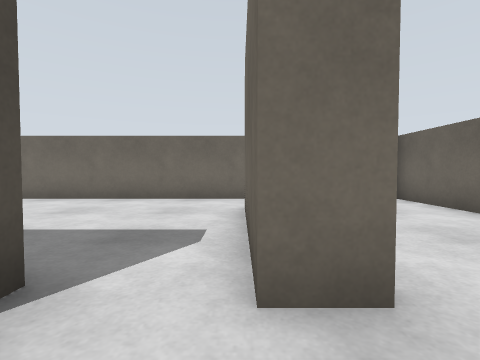
view 1 (above)

18 first-person views from a walk through a Gazebo world. The camera is 0.8 m above the floor, tilts 2° down and sees 85° across. The floor is counted in squares, 1 m on a side. Each view is taken from the middle of a square. On the plan, view 1 faces up. The plan holds only what a view shows up to about 10 squares ahead; the rest is blank.

view 2
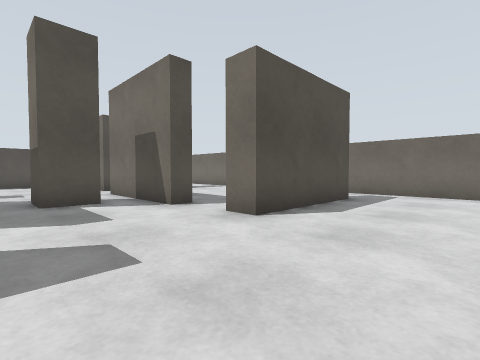

view 3
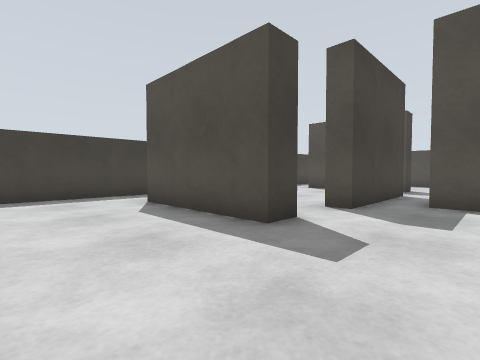

view 4
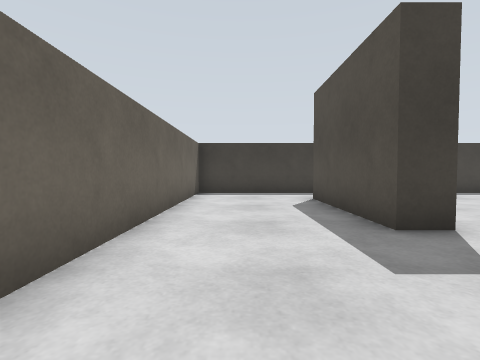

view 5
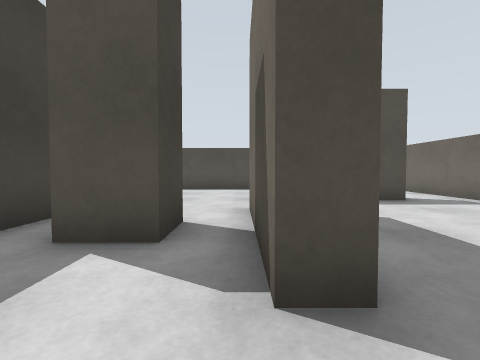

view 6
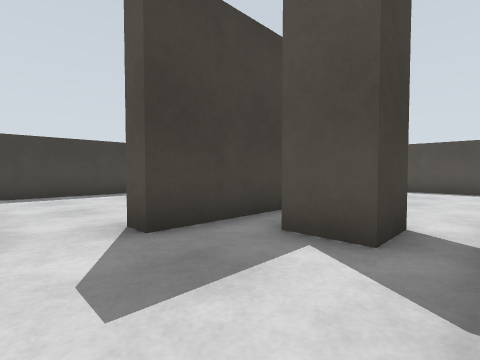

view 7
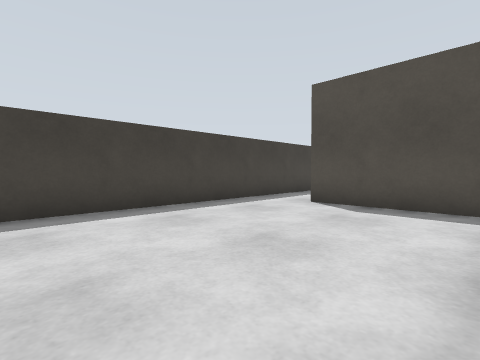

view 8
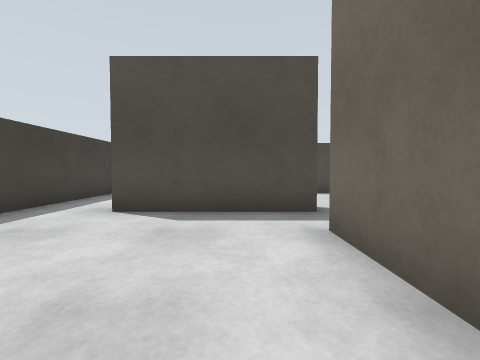

view 9
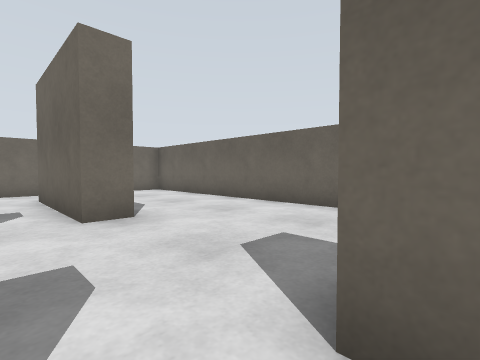

view 10
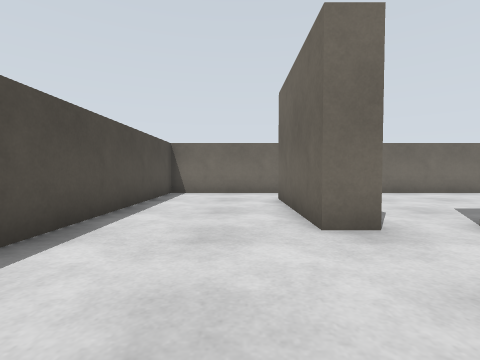

view 11
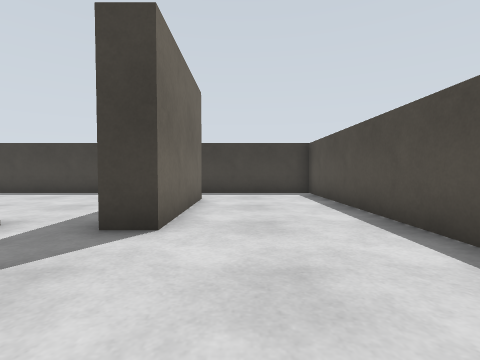

view 12
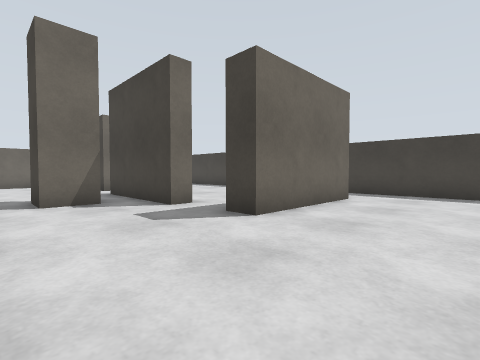

view 13
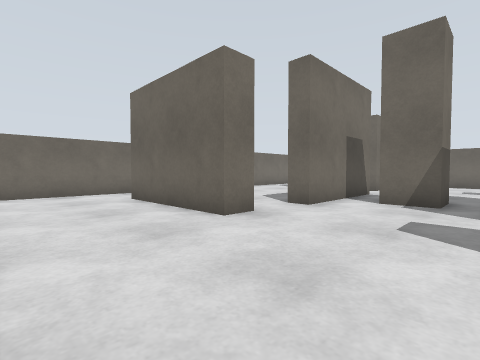

view 14
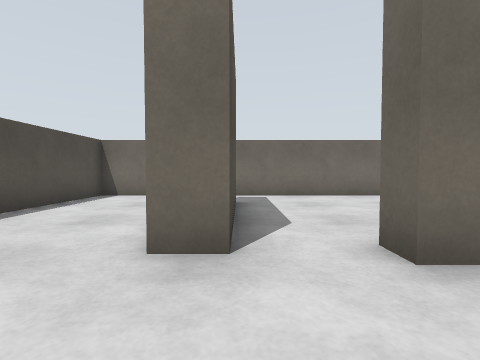

view 15
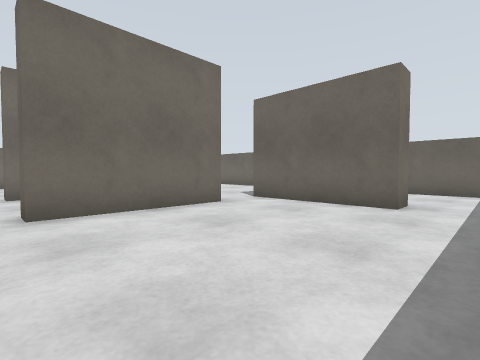

view 16
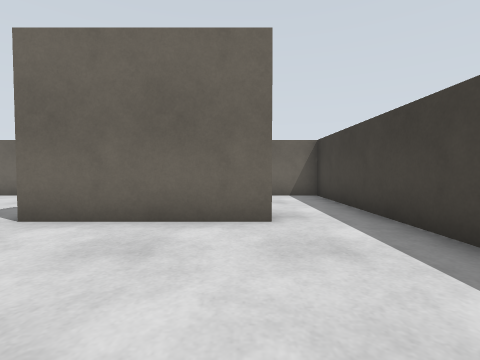

view 17
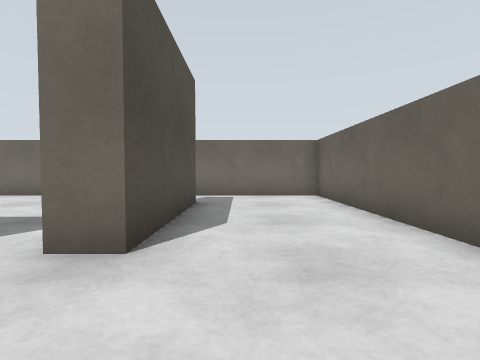

view 18
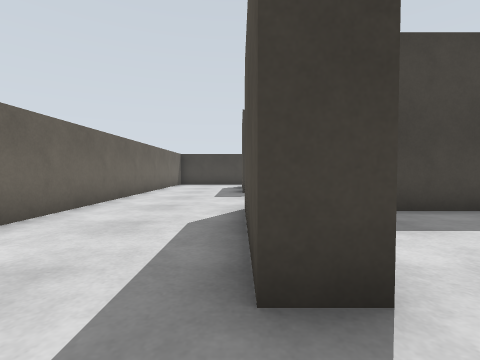

### Floor plan
Ten units are one square. View 1 is at (0, 0); x grows to the right and y downward. Boxes are objects, and circles mark ways between rooms. Rooms are numbered by the first view taken in them; rooms with no view inside come last. Other rooms are left out.
<svg viewBox="-120 -80 170 170">
<path fill="none" stroke="#000" d="M-15 -19 -15 -12 -55 -12 -55 -19M1 35 1 25 9 25 9 65 1 65M1 -55 9 -55 9 -15 1 -15 1 -25M-55 22 -15 22 -15 28M-71 -25 -71 -15M-5 85 45 85 45 -75 -5 -75M-15 28 -55 28M1 65 1 35M-71 25 -71 65M-85 85 -5 85M-71 -15 -79 -15 -79 -55M-55 28 -55 22M-79 65 -79 25 -71 25M-85 -75 -115 -75 -115 85 -85 85M-71 -56 -71 -25M-39 -18 -21 -18M-5 -75 -85 -75M1 -25 1 -55"/>
<rect x="-45" y="-5" width="20" height="20" fill="#bbb"><title>grey post</title></rect>
<circle cx="-10" cy="30" r="3" fill="#2a7"/>
<circle cx="5" cy="75" r="3" fill="#2a7"/>
<circle cx="-57" cy="0" r="3" fill="#2a7"/>
<circle cx="-10" cy="-20" r="3" fill="#2a7"/>
<circle cx="-60" cy="-20" r="3" fill="#2a7"/>
<circle cx="5" cy="-65" r="3" fill="#2a7"/>
<circle cx="-60" cy="30" r="3" fill="#2a7"/>
<circle cx="-75" cy="75" r="3" fill="#2a7"/>
<circle cx="-75" cy="-65" r="3" fill="#2a7"/>
<text x="10" y="0">1</text>
<text x="-40" y="60">2</text>
<text x="-100" y="10">3</text>
<text x="-40" y="-50">4</text>
</svg>
Room 1 opens to room 2. Room 1 opens to room 3. Room 1 opens to room 4. Room 2 opens to room 3. Room 3 opens to room 4.

Where each view was taken, in squares from view 1:
view 1: 0 up, 0 right, facing up
view 2: 2 down, 4 right, facing up-left
view 3: 0 up, 4 right, facing down-left
view 4: 1 up, 3 right, facing down
view 5: 1 up, 0 right, facing left
view 6: 1 up, 0 right, facing down-left
view 7: 3 down, 1 left, facing down-left
view 8: 4 down, 2 left, facing left
view 9: 3 down, 1 left, facing up-right
view 10: 2 down, 9 left, facing up
view 11: 1 up, 9 left, facing down
view 12: 1 up, 11 left, facing down-right
view 13: 2 down, 11 left, facing up-right
view 14: 1 down, 7 left, facing up
view 15: 8 down, 6 left, facing up-right
view 16: 6 down, 4 left, facing right
view 17: 1 down, 2 right, facing up
view 18: 7 up, 1 right, facing down
